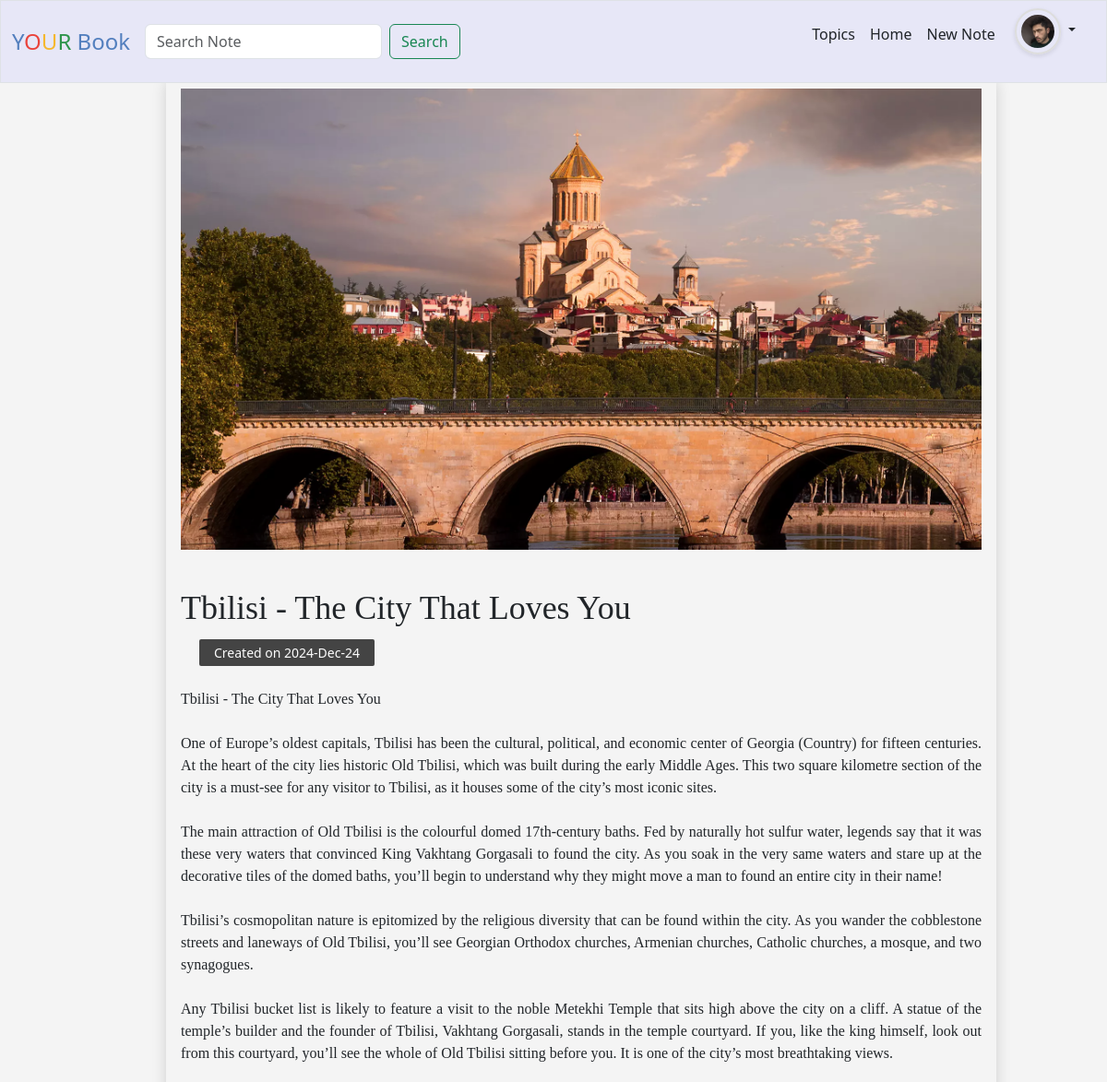
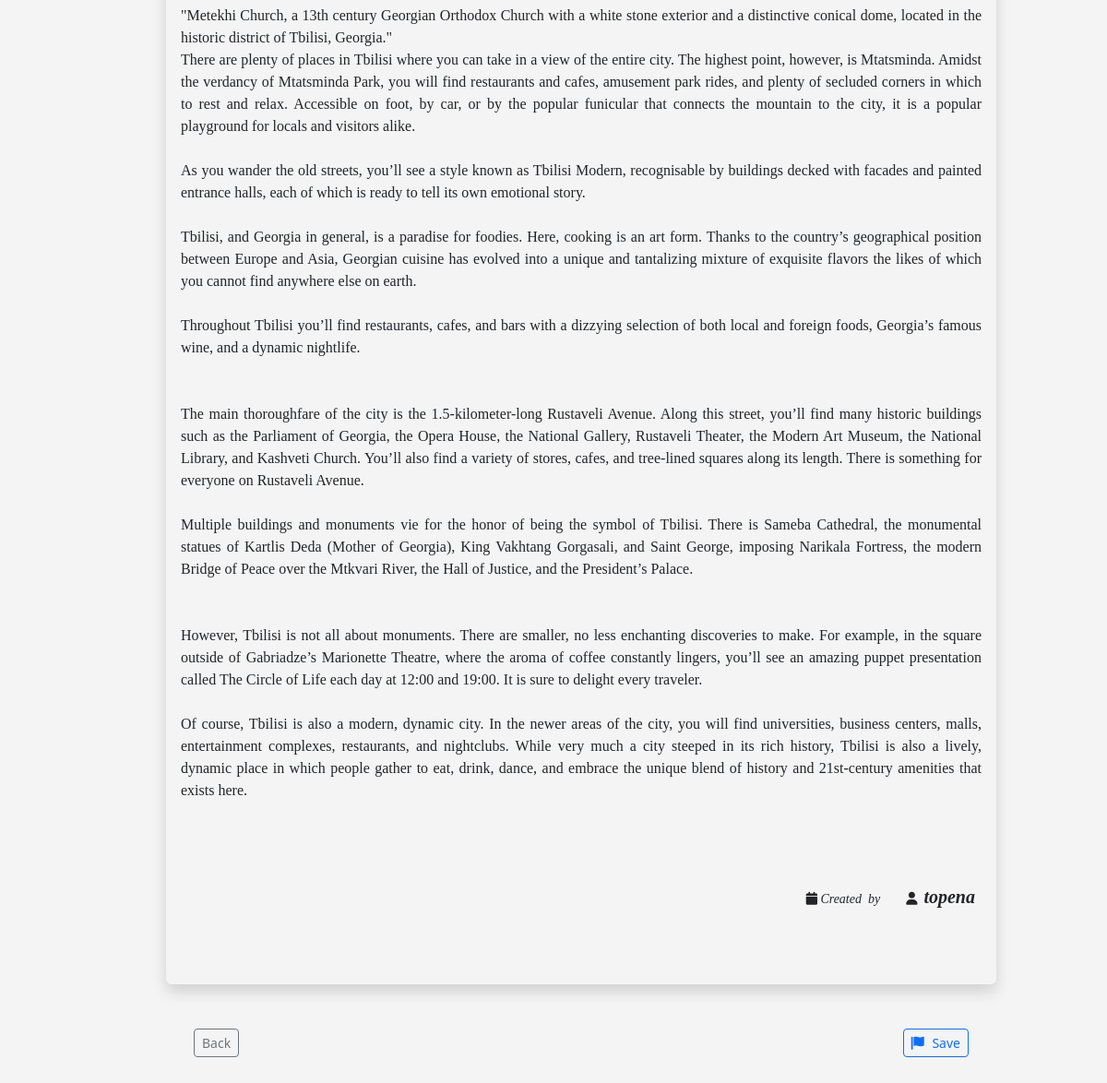
The app's page /post?post_id=153 (signed in) with its own data (2 pictures, top to bottom).
### tables this page shows
CREATE TABLE users (
    id INTEGER PRIMARY KEY AUTOINCREMENT,
    username TEXT NOT NULL,
    hash TEXT NOT NULL
, profile_image TEXT);

CREATE TABLE "posts" (
    id INTEGER PRIMARY KEY AUTOINCREMENT,
    user_id INTEGER,
    author TEXT,
    title TEXT,
    content TEXT,
    image_url TEXT,
    created_at TIMESTAMP DEFAULT CURRENT_TIMESTAMP,
    is_public BOOLEAN DEFAULT FALSE,
    FOREIGN KEY (user_id) REFERENCES users(id)
);

### app.py (the view)
@app.route("/post")
def post():
    post = db.execute("SELECT * FROM posts WHERE id = ?", request.args.get("post_id"))
    if not post:
        flash("Post not found")
        return redirect("/")
    if "user_id" not in session:
        return render_template("public_post.html", post=post[0])
    users = db.execute("SELECT * FROM users WHERE id = ?", session["user_id"])
    user = users[0]
    saved_posts = db.execute("SELECT * FROM saved WHERE user_id = ?", session["user_id"])
    posts = db.execute("SELECT * FROM posts WHERE user_id = ? ORDER BY created_at DESC", session["user_id"])
    public_posts = db.execute("SELECT * FROM posts WHERE user_id = ? AND is_public = 1 ORDER BY created_at DESC", session["user_id"])
    if session["user_id"] != post[0]["user_id"]:
        saved = False
        if "user_id" in session:
            saved = db.execute("SELECT * FROM saved WHERE user_id = ? AND post_id = ?", session["user_id"], post[0]["id"])
        return render_template("public_post.html", post=post[0], posts=posts, public_posts=public_posts, saved_posts=saved_posts, user=user, saved=bool(saved), hide_left_panel=True)
    return render_template("post.html", post=post[0], posts=posts, public_posts=public_posts, saved_posts=saved_posts, user=user)

### app.py (called while the page is built)
@app.template_filter("datetimeformat")
def datetimeformat(value):
    dt = datetime.strptime(value, "%Y-%m-%d %H:%M:%S")
    return dt.strftime("%Y-%b-%d")

@app.after_request
def after_request(response):
    response.headers["Cache-Control"] = "no-cache, no-store, must-revalidate"
    response.headers["Expires"] = 0
    response.headers["Pragma"] = "no-cache"
    return response

### templates/public_post.html (shortened to what this page needs)
{% extends "layout.html" %}
{% block main %}
    <div class="container-fluid shadow p-3 mb-5 rounded wrapper">
        <section class="posts-wrapper">
            <div class="blogpost-card post-card">
                <div class="thumbnail-image">
                    {% if post["image_url"] %}
                        <img src="{{ post['image_url'] }}" alt="Image for {{ post['title'] }}" style="max-width: 100%">
                    {% endif %}
                </div>
                <h1>{{ post["title"] }}</h1>
            </div>
            <div class="post-meta">
                Created on {{ post["created_at"] | datetimeformat }}
            </div>
            <div class="post-body">
                <p style="white-space: pre-wrap; text-align: justify">{{ post["content"] | safe }}</p>
            </div>
            <br><br><br>
        </section>
        <div>
            <p style="text-align: right; font-style: italic;"><small>
                <i class="fa fa-calendar"></i>
                Created &nbsp;by &nbsp;&nbsp;&nbsp;&nbsp;&nbsp;&nbsp;
                <i class="fa fa-user"></i>&nbsp;
                <span class="author_name">{{ post["author"] }}</span>&nbsp;&nbsp;
            </small></p><br><br>
        </div>
    </div>
    <div class="d-flex justify-content-between align-items-center mt-3" style="margin-left: 30px;">
        <form action="{{ url_for('public') }}" method="get">
            <button type="submit" class="btn btn-outline-secondary btn-sm">
                Back
            </button>
        </form>
        {% if session["user_id"] %}
            <button type="button" style="margin-right: 30px;" class="btn btn-outline-primary btn-sm" id="save-button"
                    data-post-id="{{ post['id'] }}"
                    {% if saved %}data-saved="true" class="btn btn-outline-secondary btn-sm"{% endif %}>
                <i class="fa fa-flag"></i> {% if saved %}Saved{% else %}Save{% endif %}
            </button>
        {% endif %}
    </div>
{% endblock %}

### templates/layout.html (shortened to what this page needs)
<!DOCTYPE html>
<html lang="en">
    <head>
        <link href="https://cdn.jsdelivr.net/npm/bootstrap@5.3.3/dist/css/bootstrap.min.css" rel="stylesheet">
        <link rel="stylesheet" href="https://cdnjs.cloudflare.com/ajax/libs/font-awesome/6.0.0-beta3/css/all.min.css">
        <link href="/static/styles.css" rel="stylesheet">
    </head>
    <body>
        <div class="top-nav">
            <div class="wrapper">
                <nav class="bg-light border navbar navbar-expand-md navbar-light">
                    <div class="container-fluid">
                        <a class="navbar-brand" href="/public"><span class="blue">Y</span><span class="red">O</span><span class="yellow">U</span><span class="green">R</span> <span class="blue">Book</span></a>
                        <div class="collapse navbar-collapse" id="navbar">
                            <form class="d-flex" role="search" method="get" action="{{ url_for('search') }}">
                                <input class="form-control me-2" name="search" type="search" placeholder="Search Note" aria-label="Search" required>
                                <button class="btn btn-outline-success" type="submit">Search</button>
                            </form>
                            {% if session["user_id"] %}
                                <ul class="navbar-nav ms-auto mt-2">
                                    <li class="nav-item"><a class="nav-link" href="{{ url_for('public') }}">Topics</a></li>
                                    <li class="nav-item"><a class="nav-link" href="{{ url_for('index') }}"> Home </a></li>
                                    <li class="nav-item"><a class="nav-link" href="{{ url_for('new_post') }}">New Note</a></li>
                                    <li class="nav-item dropdown avatar">
                                        <div class="dropdown me-2 avatar-container" style="position: relative;">
                                            <button class="btn dropdown-toggle" type="button" data-bs-toggle="dropdown" aria-expanded="false">
                                                <img src="{{  user['profile_image'] or '/static/uploads/default-profile.png' }}" alt="Profile" class="rounded-circle" style="object-fit: cover; border: 2px solid #ddd;">
                                            </button>
                                        </div>
                                    </li>
                                </ul>
                            {% endif %}
                        </div>
                    </div>
                </nav>
            </div>
        </div>
        <main>
            {% block main %}{% endblock %}
        </main>
    </body>
</html>

### static/styles.css (style rules this page uses)
* { margin: 0; padding: 0; box-sizing: border-box; }
main { padding-top: 80px; }
.navbar { background-color: #e7e7f7 !important; }
.top-nav { position: fixed; top: 0; width: 100%; z-index: 200; }
nav .navbar-brand { font-size: x-large; }
nav .navbar-brand .blue, .welcome-container .blue { color: #537fbe; }
nav .navbar-brand .red, .welcome-container .red { color: #ea433b; }
nav .navbar-brand .yellow, .welcome-container .yellow { color: #f5b82e; }
nav .navbar-brand .green, .welcome-container .green { color: #2e944b; }
nav { background-color: lightgrey; }
body { background: #f4f4f4; }
h1 { font-size: 25px; }
.wrapper p { font-family: Serif; }
.nav-link { position: relative; text-decoration: none; color: inherit; }
.nav-link::after { content: ''; position: absolute; bottom: -2px; left: 0; width: 0%; height: 2px; background-color: green; transition: width 0.5s ease; }
.welcome-body h1, h2, h3, p { font-family: serif; }
.blogpost-card .thumbnail-image > img { width: 100%; height:320px; object-fit: cover; }
.blogpost-card h1 { font-size: 36px; font-family: "dancing script", cursive; margin: 42px 0 12px 0; }
.post-meta { font-size: 14px; background: #444; color: #fcfcfc; display: inline-block; padding: 4px 16px; border-radius: 2px; margin-left: 20px; margin-bottom: 24px; }
.author_name { font-weight: bold; font-style: serif; font-size: 20px; }
img.rounded-circle { border: 2px solid #ddd; padding: 5px; box-shadow: 0 2px 5px rgba(0, 0, 0, 0.1); }
.avatar-container img.rounded-circle { width: 50px; height: 50px; transition: transform 0.2s ease-in-out; }
.d-flex { display: flex; justify-content: space-between; align-items: center; }
#save-button i { margin-right: 5px; }
#save-button { transition: background-color 0.3s, color 0.3s; }
@media (min-width: 800px) { main { padding-left: 15%; padding-right: 10%; } }
@media (min-width: 800px) { .avatar { top: -15px; } }
@media (min-width: 800px) { .post-card .thumbnail-image > img { height: 500px; } }

### records on screen
users: profile_image (picture)
posts: image_url (picture), title "Tbilisi - The City That Loves You", created_at "2024-Dec-24", content "Tbilisi - The City That Loves You One of Europe’s oldest capitals, Tbilisi has been the cultural, political, and economic center of Georgia (Country) for fifteen centuries. At the heart of the city lies historic Old Tbilisi, which was built during the early Middle Ages. This two square kilometre section of the city is a must-see for any visitor to Tbilisi, as it houses some of the city’s most iconic sites. The main attraction of Old Tbilisi is the colourful domed 17th-century baths. Fed by naturally hot sulfur water, legends say that it was these very waters that convinced King Vakhtang Gorgasali to found the city. As you soak in the very same waters and stare up at the decorative tiles of…", author "topena"
